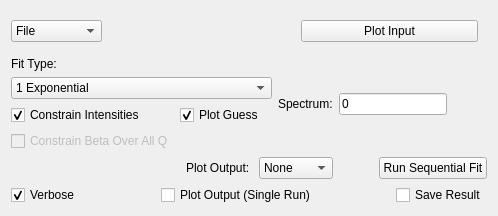
     <widget class="QWidget" name="tabFuryFit">
      <attribute name="title">
       <string>FuryFit</string>
      </attribute>
      <layout class="QVBoxLayout" name="layoutFuryFit">
       <item>
        <layout class="QHBoxLayout" name="furyfit_layoutInput">
         <item>
          <widget class="QComboBox" name="furyfit_cbInputType">
           <item>
            <property name="text">
             <string>File</string>
            </property>
           </item>
           <item>
            <property name="text">
             <string>Workspace</string>
            </property>
           </item>
          </widget>
         </item>
         <item>
          <widget class="QStackedWidget" name="furyfit_swInput">
           <property name="sizePolicy">
            <sizepolicy hsizetype="Preferred" vsizetype="Maximum">
             <horstretch>0</horstretch>
             <verstretch>0</verstretch>
            </sizepolicy>
           </property>
           <property name="currentIndex">
            <number>0</number>
           </property>
           <widget class="QWidget" name="furyfit_page_inputFile">
            <layout class="QHBoxLayout" name="horizontalLayout_19">
             <item>
              <widget class="MantidQt::MantidWidgets::MWRunFiles" name="furyfit_inputFile">
               <property name="sizePolicy">
                <sizepolicy hsizetype="Preferred" vsizetype="Fixed">
                 <horstretch>0</horstretch>
                 <verstretch>41</verstretch>
                </sizepolicy>
               </property>
               <property name="findRunFiles" stdset="0">
                <bool>false</bool>
               </property>
               <property name="label" stdset="0">
                <string/>
               </property>
               <property name="multipleFiles" stdset="0">
                <bool>false</bool>
               </property>
               <property name="fileExtensions">
                <stringlist>
                 <string>_iqt.nxs</string>
                </stringlist>
               </property>
              </widget>
             </item>
             <item>
              <widget class="QPushButton" name="furyfit_pbPlotInput">
               <property name="text">
                <string>Plot Input</string>
               </property>
              </widget>
             </item>
            </layout>
           </widget>
           <widget class="QWidget" name="furyfit_page_inputWorkspace">
            <layout class="QHBoxLayout" name="horizontalLayout_12">
             <item>
              <widget class="MantidQt::MantidWidgets::WorkspaceSelector" name="furyfit_wsIqt">
               <property name="WorkspaceTypes">
                <stringlist/>
               </property>
               <property name="Suffix" stdset="0">
                <stringlist>
                 <string>_iqt</string>
                </stringlist>
               </property>
              </widget>
             </item>
            </layout>
           </widget>
          </widget>
         </item>
        </layout>
       </item>
       <item>
        <layout class="QHBoxLayout" name="horizontalLayout_25">
         <item>
          <layout class="QVBoxLayout" name="furyfit_vlTreeProp">
           <item>
            <layout class="QVBoxLayout" name="verticalLayout_8">
             <item>
              <widget class="QLabel" name="furyfit_lbFitType">
               <property name="sizePolicy">
                <sizepolicy hsizetype="Preferred" vsizetype="Maximum">
                 <horstretch>0</horstretch>
                 <verstretch>0</verstretch>
                </sizepolicy>
               </property>
               <property name="text">
                <string>Fit Type:</string>
               </property>
              </widget>
             </item>
             <item>
              <widget class="QComboBox" name="furyfit_cbFitType">
               <item>
                <property name="text">
                 <string>1 Exponential</string>
                </property>
               </item>
               <item>
                <property name="text">
                 <string>2 Exponentials</string>
                </property>
               </item>
               <item>
                <property name="text">
                 <string>1 Stretched Exponential</string>
                </property>
               </item>
               <item>
                <property name="text">
                 <string>1 Stretched Exponential and 1 Exponential</string>
                </property>
               </item>
              </widget>
             </item>
            </layout>
           </item>
           <item>
            <layout class="QGridLayout" name="gridLayout_5">
             <item row="0" column="1">
              <widget class="QCheckBox" name="furyfit_ckPlotGuess">
               <property name="text">
                <string>Plot Guess</string>
               </property>
               <property name="checked">
                <bool>true</bool>
               </property>
              </widget>
             </item>
             <item row="0" column="0">
              <widget class="QCheckBox" name="furyfit_ckConstrainIntensities">
               <property name="text">
                <string>Constrain Intensities</string>
               </property>
               <property name="checked">
                <bool>true</bool>
               </property>
              </widget>
             </item>
             <item row="1" column="0">
              <widget class="QCheckBox" name="furyfit_ckConstrainBeta">
               <property name="enabled">
                <bool>false</bool>
               </property>
               <property name="text">
                <string>Constrain Beta Over All Q</string>
               </property>
              </widget>
             </item>
            </layout>
           </item>
           <item>
            <layout class="QHBoxLayout" name="furyfit_properties"/>
           </item>
          </layout>
         </item>
         <item>
          <layout class="QVBoxLayout" name="verticalLayout_6">
           <item>
            <layout class="QVBoxLayout" name="furyfit_vlPlot"/>
           </item>
           <item>
            <layout class="QHBoxLayout" name="horizontalLayout_27">
             <item>
              <widget class="QLabel" name="furyfit_lbSpectra">
               <property name="text">
                <string>Spectrum:</string>
               </property>
              </widget>
             </item>
             <item>
              <widget class="QLineEdit" name="furyfit_leSpecNo">
               <property name="text">
                <string>0</string>
               </property>
              </widget>
             </item>
             <item>
              <spacer name="horizontalSpacer_13">
               <property name="orientation">
                <enum>Qt::Horizontal</enum>
               </property>
               <property name="sizeHint" stdset="0">
                <size>
                 <width>40</width>
                 <height>20</height>
                </size>
               </property>
              </spacer>
             </item>
            </layout>
           </item>
          </layout>
         </item>
        </layout>
       </item>
       <item>
        <layout class="QHBoxLayout" name="horizontalLayout_26">
         <item>
          <layout class="QVBoxLayout" name="verticalLayout_10"/>
         </item>
         <item>
          <spacer name="horizontalSpacer_2">
           <property name="orientation">
            <enum>Qt::Horizontal</enum>
           </property>
           <property name="sizeHint" stdset="0">
            <size>
             <width>40</width>
             <height>20</height>
            </size>
           </property>
          </spacer>
         </item>
         <item>
          <layout class="QVBoxLayout" name="verticalLayout_7">
           <item>
            <layout class="QHBoxLayout" name="horizontalLayout_13">
             <item>
              <widget class="QLabel" name="furyfit_lbPlotOutputSeq">
               <property name="text">
                <string>Plot Output: </string>
               </property>
              </widget>
             </item>
             <item>
              <widget class="QComboBox" name="furyfit_cbPlotOutput">
               <item>
                <property name="text">
                 <string>None</string>
                </property>
               </item>
               <item>
                <property name="text">
                 <string>Intensity</string>
                </property>
               </item>
               <item>
                <property name="text">
                 <string>Tau</string>
                </property>
               </item>
               <item>
                <property name="text">
                 <string>Beta</string>
                </property>
               </item>
              </widget>
             </item>
             <item>
              <spacer name="horizontalSpacer_19">
               <property name="orientation">
                <enum>Qt::Horizontal</enum>
               </property>
               <property name="sizeHint" stdset="0">
                <size>
                 <width>40</width>
                 <height>20</height>
                </size>
               </property>
              </spacer>
             </item>
             <item>
              <widget class="QPushButton" name="furyfit_pbSeqFit">
               <property name="text">
                <string>Run Sequential Fit</string>
               </property>
              </widget>
             </item>
            </layout>
           </item>
          </layout>
         </item>
        </layout>
       </item>
       <item>
        <layout class="QHBoxLayout" name="horizontalLayout_14">
         <item>
          <widget class="QCheckBox" name="furyfit_ckVerbose">
           <property name="text">
            <string>Verbose</string>
           </property>
           <property name="checked">
            <bool>true</bool>
           </property>
          </widget>
         </item>
         <item>
          <spacer name="horizontalSpacer_5">
           <property name="orientation">
            <enum>Qt::Horizontal</enum>
           </property>
           <property name="sizeHint" stdset="0">
            <size>
             <width>40</width>
             <height>20</height>
            </size>
           </property>
          </spacer>
         </item>
         <item>
          <widget class="QCheckBox" name="furyfit_ckPlotOutput">
           <property name="text">
            <string>Plot Output (Single Run)</string>
           </property>
          </widget>
         </item>
         <item>
          <spacer name="horizontalSpacer_20">
           <property name="orientation">
            <enum>Qt::Horizontal</enum>
           </property>
           <property name="sizeHint" stdset="0">
            <size>
             <width>40</width>
             <height>20</height>
            </size>
           </property>
          </spacer>
         </item>
         <item>
          <widget class="QCheckBox" name="furyfit_ckSaveSeq">
           <property name="text">
            <string>Save Result</string>
           </property>
          </widget>
         </item>
        </layout>
       </item>
      </layout>
     </widget>
